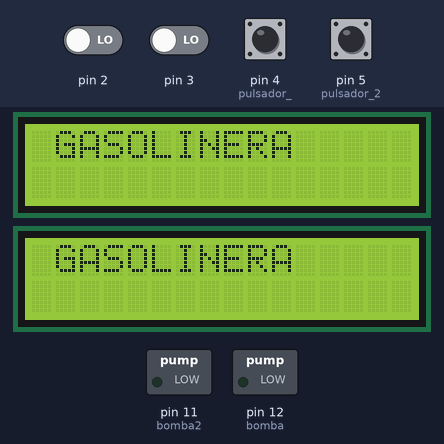
This sketch was run on a simulated Arduino Uno, built with avr-gcc and run on an emulated ATmega328P. Parts: 2 × 16×2 character LCD, switched loads named in the sketch (green lamp = pin HIGH). Inputs (shaded band) come from the test bench; at power-on: pin 4 (pulsador_), pin 5 (pulsador_2) HIGH, pin 2, pin 3 LOW.

Above: at 0.2 s.
At 1.8 s:
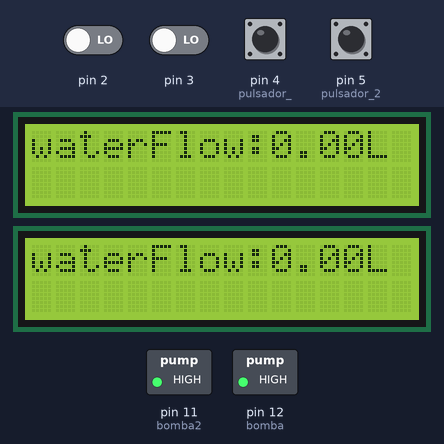
Timing chart, 0 to 3.3 s (numbered marks = the images above):
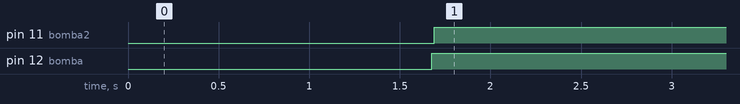

The sketch:

proyecto_gasolinera_v2.ino
```cpp
/*
          CONECCIONES
    1. el pulsador con pullup incluido, va al:    pin 3
    2. datos del sensor de flujo va al:           pin 2
    3. la bomba va al:                            pin 12
    4. dysplay datos al A4, reloj al A5

*/
//******* LIBRERIAS
#include <Wire.h>			// libreria de comunicacion por I2C
#include <LCD.h>			// libreria para funciones de LCD
#include <LiquidCrystal_I2C.h>		// libreria para LCD por I2C
LiquidCrystal_I2C lcd (0x27, 2, 1, 0, 4, 5, 6, 7);
LiquidCrystal_I2C lcd2 (0x26, 2, 1, 0, 4, 5, 6, 7);

//******* PINES Y CONECCIONES
const int pulsador_ = 4;
const int pulsador_2 = 5;
const int bomba    = 12;
const int bomba2    = 11;
volatile double waterFlow;
volatile double waterFlow2;
boolean state = false;
boolean state2 = false;
int pulsador;
int pulsador2;
void setup() {
  //******** INICIO DE DATOS
  Serial.begin(9600);
  lcd.setBacklightPin(3,POSITIVE);

  lcd.setBacklight(HIGH);
  lcd.begin(16, 2);
  lcd.clear();
  lcd.setCursor(1, 0);
  lcd.print("GASOLINERA");
  lcd2.setBacklightPin(3,POSITIVE);
  lcd2.setBacklight(HIGH);
  lcd2.begin(16, 2);
  lcd2.clear();
  lcd2.setCursor(1, 0);
  lcd2.print("GASOLINERA");
  delay(1500);
  lcd2.clear();
  lcd.clear();
  lcd.setCursor(0, 0);
  lcd.print("BOMBA 2");
  lcd2.setCursor(0, 0);
  lcd2.print("BOMBA 1");

  waterFlow = 0;
  waterFlow2 = 0;

  pinMode(pulsador_, INPUT_PULLUP);
  pinMode(pulsador_2, INPUT_PULLUP);


  attachInterrupt(digitalPinToInterrupt(2), pulse, RISING);  //DIGITAL Pin 2: Interrupt 0
  attachInterrupt(digitalPinToInterrupt(3), pulse2, RISING);  //DIGITAL Pin n: Interrupt 0
  pinMode(bomba, OUTPUT);
  pinMode(bomba2, OUTPUT);
}


void loop() {
  pulsador = digitalRead(pulsador_);
  pulsador2 = digitalRead(pulsador_2);

  // ------------------ BOMBA 1
  if (pulsador == 1) {
    digitalWrite(bomba, 1);
    state = true;
    waterFlow = 0;
  }
  if (state == true) {
    lcd.setCursor(0, 0);
    lcd.print("waterFlow:");
    lcd.print(waterFlow);
    lcd.print("L");
  }
  if (waterFlow >= 1) {
    digitalWrite(bomba, 0);
    state = false;
  }

  // ------------------ BOMBA 2
  if (pulsador2 == 1) {
    digitalWrite(bomba2, 1);
    state2 = true;
    waterFlow2 = 0;
  }
  if (state2 == true) {
    lcd2.setCursor(0, 0);
    lcd2.print("waterFlow:");
    lcd2.print(waterFlow2);
    lcd2.print("L");
  }
  if (waterFlow2 >= 1) {
    digitalWrite(bomba2, 0);
    state2 = false;
  }
}
void pulse()
{
  waterFlow += 1.0 / 450.0;
}
void pulse2()
{
  waterFlow2 += 1.0 / 450.0;
}
```

Measured:
- by itself, pin 11 (bomba2), pin 12 (bomba): LOW → HIGH at 1.7 s
